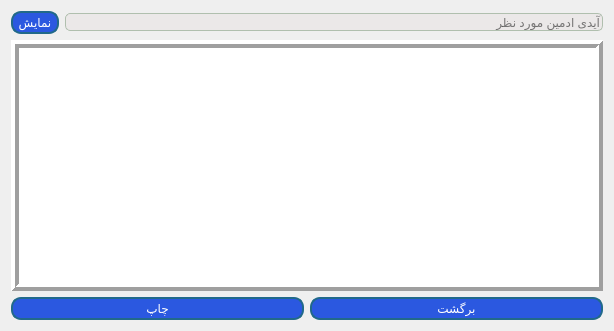
<?xml version="1.0" encoding="UTF-8"?>
<ui version="4.0">
 <class>PrintAdminCard</class>
 <widget class="QDialog" name="PrintAdminCard">
  <property name="geometry">
   <rect>
    <x>0</x>
    <y>0</y>
    <width>614</width>
    <height>331</height>
   </rect>
  </property>
  <property name="windowTitle">
   <string>چاپ کارت ادمین</string>
  </property>
  <property name="windowIcon">
   <iconset resource="resources.qrc">
    <normaloff>:/img/images/login.png</normaloff>:/img/images/login.png</iconset>
  </property>
  <property name="styleSheet">
   <string notr="true">
QLineEdit{
	border : 1px solid #b0bfae;
	border-radius : 5px;
	background-color : #ebe8e8;
}

QPushButton{
	border-radius: 10px;
	padding : 2px 5px;
	background :#2b58e0;
	border : 2px solid #21698a;
	color : white;
}
QPushButton:hover {
	background-color : #75a0eb ;
}
QToolButton
{
border-radius:10px;
background:red;
color:white;
}
</string>
  </property>
  <layout class="QVBoxLayout" name="verticalLayout">
   <item>
    <layout class="QHBoxLayout" name="horizontalLayout">
     <item>
      <widget class="QPushButton" name="showCard">
       <property name="text">
        <string>نمایش</string>
       </property>
      </widget>
     </item>
     <item>
      <widget class="QLineEdit" name="id">
       <property name="placeholderText">
        <string>آیدی ادمین مورد نظر</string>
       </property>
      </widget>
     </item>
    </layout>
   </item>
   <item>
    <widget class="QTextBrowser" name="adminCard">
     <property name="frameShape">
      <enum>QFrame::Box</enum>
     </property>
     <property name="frameShadow">
      <enum>QFrame::Raised</enum>
     </property>
     <property name="lineWidth">
      <number>4</number>
     </property>
    </widget>
   </item>
   <item>
    <layout class="QHBoxLayout" name="horizontalLayout_2">
     <item>
      <widget class="QPushButton" name="print_2">
       <property name="text">
        <string>چاپ</string>
       </property>
      </widget>
     </item>
     <item>
      <widget class="QPushButton" name="back">
       <property name="text">
        <string>برگشت</string>
       </property>
      </widget>
     </item>
    </layout>
   </item>
  </layout>
 </widget>
 <resources>
  <include location="resources.qrc"/>
 </resources>
 <connections/>
</ui>
